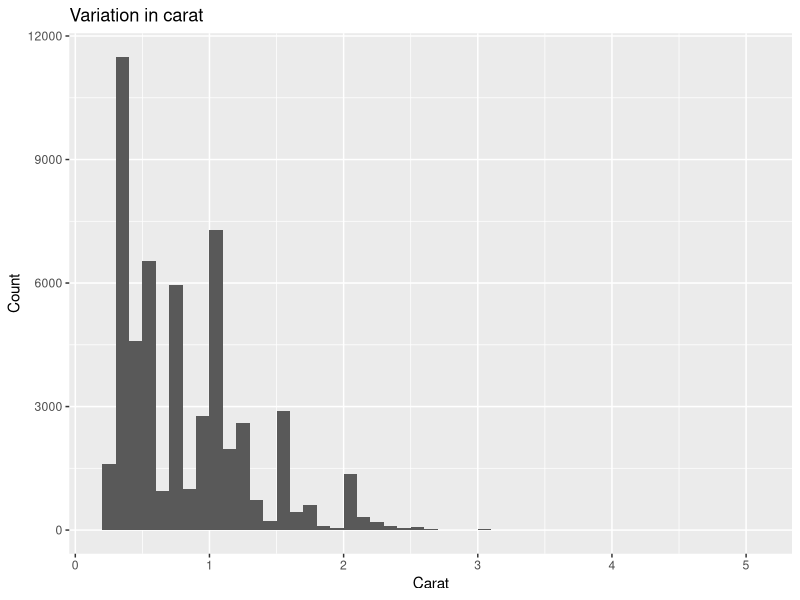
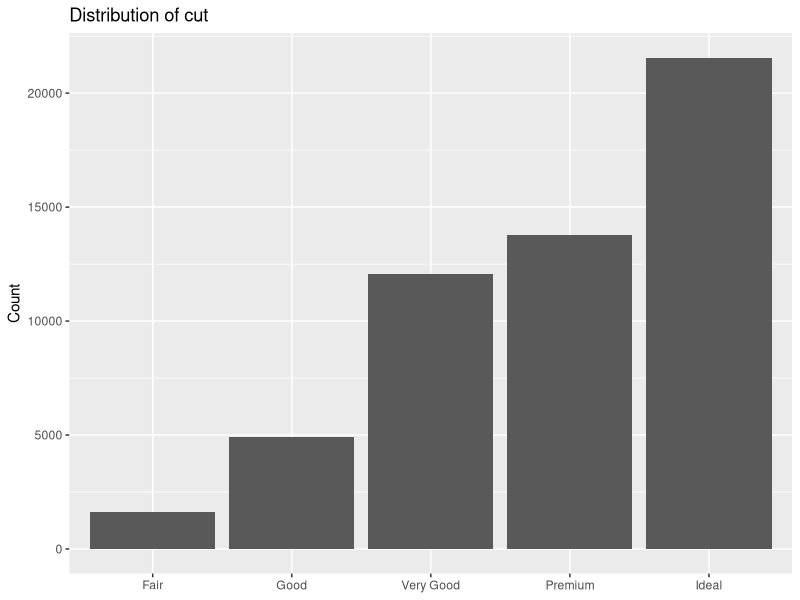
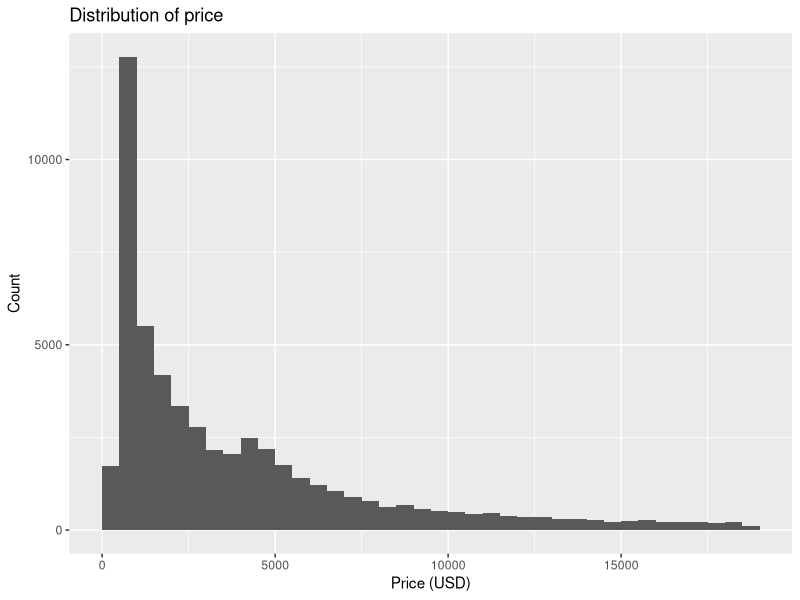
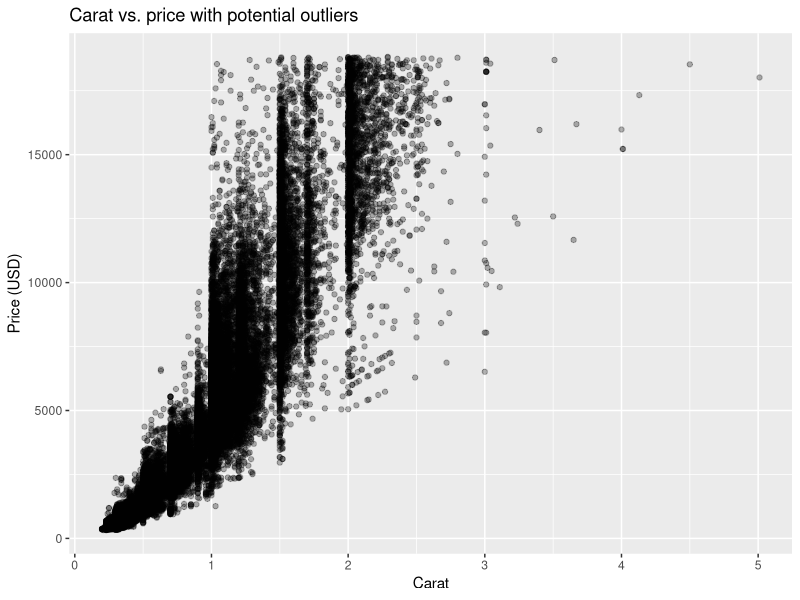
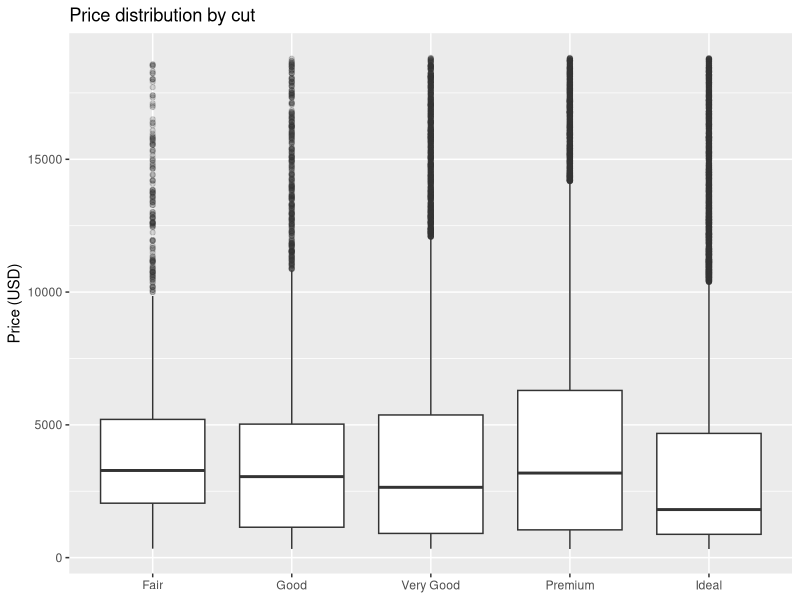
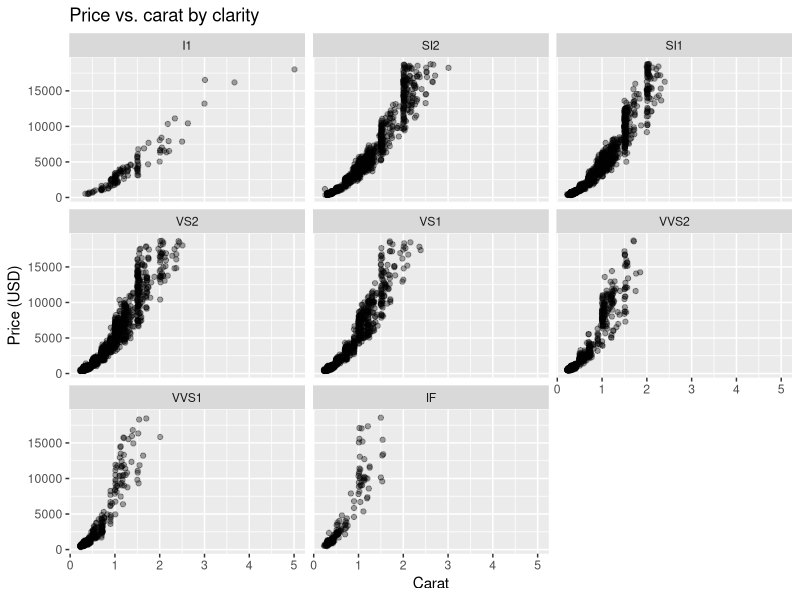

The R script that drew these images, in order:
## ---- chunk 1
#| label: fig-eda-flow
#| fig-cap: "Data science workflow from design and collection 
#|    to communication, with feedback loops."
#| echo: false
library(DiagrammeR)

grViz("
digraph {
  graph [layout = dot, rankdir = TB]

  node [shape = box, style = filled, fontname = Helvetica]

  A [label = 'Design & collect', fillcolor = '#FFF3E0', color = '#FF9800', fontcolor = '#E65100']
  B [label = 'Import',           fillcolor = '#FFF3E0', color = '#FF9800', fontcolor = '#E65100']
  C [label = 'Tidy',             fillcolor = '#FFF3E0', color = '#FF9800', fontcolor = '#E65100']
  D [label = 'Transform']
  E [label = 'Visualize',        fillcolor = '#FFF3E0', color = '#FF9800', fontcolor = '#E65100']
  F [label = 'Model',            fillcolor = '#E3F2FD', color = '#2196F3', fontcolor = '#0D47A1']
  G [label = 'Publish']
  H [label = 'Communicate',      fillcolor = '#FFF3E0', color = '#FF9800', fontcolor = '#E65100']

  # main downward flow
  A -> B -> C -> D -> E -> F -> G -> H

  # feedback arrows
  H -> A [style=dashed, color=gray50]
  D -> F [style=dashed, color=gray50]
}
")
## ---- chunk 2
library(tidyverse)
glimpse(diamonds)
## ---- chunk 3
# variation in cut (categorical)
diamonds |>
  count(cut) |>
  mutate(prop = n / sum(n))
## ---- chunk 4
# variation in carat (numeric)
library(ggplot2)
ggplot(diamonds, aes(carat)) +
  geom_histogram(binwidth = 0.1, boundary = 0, closed = "left") +
  labs(title = "Variation in carat", x = "Carat", y = "Count")
## ---- chunk 5
ggplot(diamonds, aes(cut)) +
  geom_bar() +
  labs(title = "Distribution of cut", x = NULL, y = "Count")
## ---- chunk 6
ggplot(diamonds, aes(price)) +
  geom_histogram(binwidth = 500, boundary = 0, closed = "left") +
  labs(title = "Distribution of price", x = "Price (USD)", y = "Count")
## ---- chunk 7
# look at top-priced diamonds
library(dplyr)
diamonds |>
  arrange(desc(price)) |>
  select(carat, cut, color, clarity, price) |>
  head(10)

# scatterplot to reveal unusual points
library(ggplot2)
ggplot(diamonds, aes(carat, price)) +
  geom_point(alpha = 0.3) +
  labs(title = "Carat vs. price with potential outliers",
       x = "Carat", y = "Price (USD)")
## ---- chunk 8
# price conditional on cut
ggplot(diamonds, aes(cut, price)) +
  geom_boxplot(outlier.alpha = 0.2) +
  labs(title = "Price distribution by cut", x = NULL, y = "Price (USD)")

# carat vs. price conditional on clarity
set.seed(1)
d_small <- diamonds[sample(nrow(diamonds), 8000), ]
ggplot(d_small, aes(carat, price)) +
  geom_point(alpha = 0.35) +
  facet_wrap(~ clarity) +
  labs(title = "Price vs. carat by clarity",
       x = "Carat", y = "Price (USD)")
